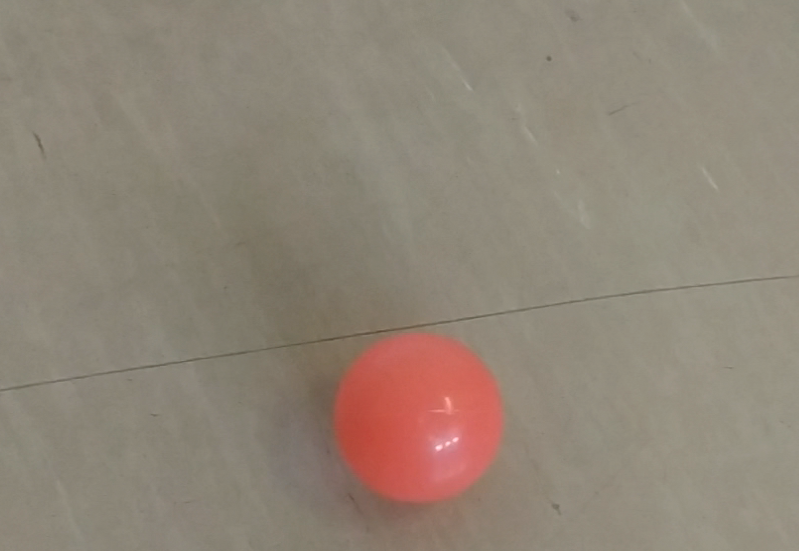
#> input picture WMA1/ball.png, 799 x 551 px
$ python WMA1.py
#> lines starting #> are read from the running program, lines starting #| are printed output that depends on the picture; after the words box and inside, x2 and y2 are one past the last pixel; in counts of white or black regions, pixels touching at a corner belong together
import cv2
import numpy as np

# Load the image
image_path = 'ball.png'
image = cv2.imread(image_path)
#> image is the input picture: shape (551, 799, 3); mean B, G, R 118.8, 132.8, 144.2

# Convert to HSV
hsv = cv2.cvtColor(image, cv2.COLOR_BGR2HSV)
#> hsv: shape (551, 799, 3); mean H, S, V 20.4, 43.1, 144.2

# Ball colors range definition
lower_mask1 = np.array([0, 100, 10])
upper_mask1 = np.array([10, 255, 255])

lower_mask2 = np.array([160,100,20])
upper_mask2 = np.array([180,255,255])

# Threshold the HSV image to get only ball colors
mask1 = cv2.inRange(hsv, lower_mask1, upper_mask1)
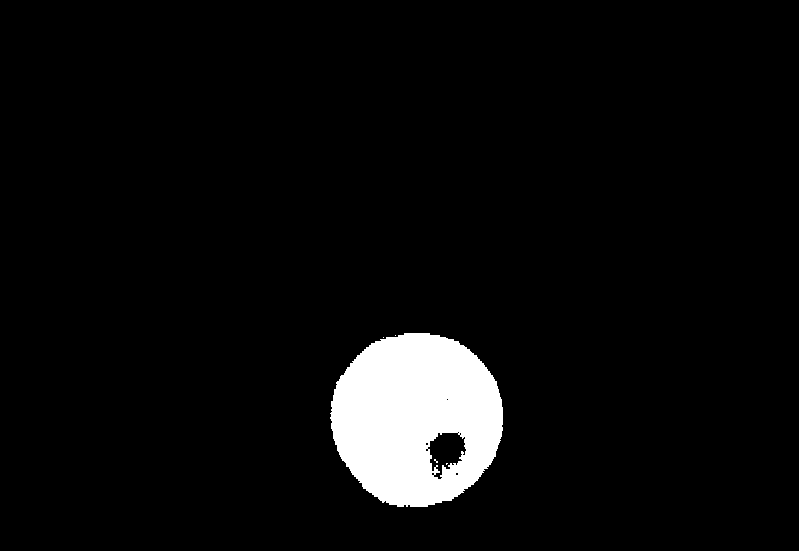
#> mask1: shape (551, 799); 5.1% white; 5 white regions (4 under 20 px), largest, box (x1, y1, x2, y2) and area: (330, 333, 503, 507) 22493
mask2 = cv2.inRange(hsv, lower_mask2, upper_mask2)
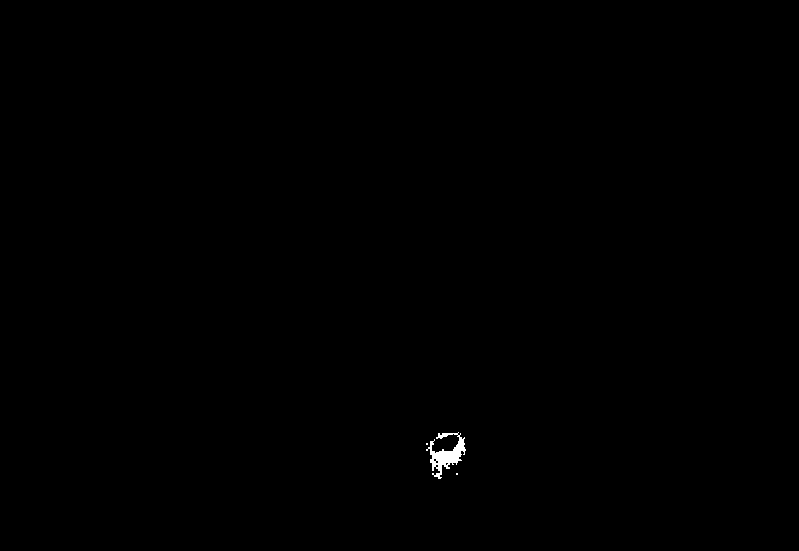
#> mask2: shape (551, 799); 0.16% white; 3 white regions (2 under 20 px), largest, box (x1, y1, x2, y2) and area: (426, 432, 466, 479) 710

# Combine the 2 masks
mask_combined = cv2.bitwise_or(mask1, mask2)
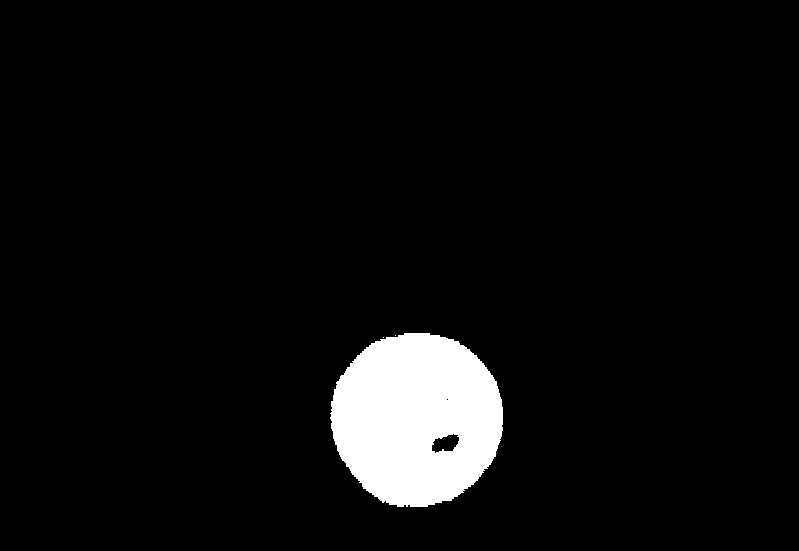
#> mask_combined: shape (551, 799); 5.3% white; 3 white regions (2 under 20 px), largest, box (x1, y1, x2, y2) and area: (330, 333, 503, 507) 23222

# Perform morphological operations to remove small noise
kernel = np.ones((5, 5), np.uint8)
mask_combined1 = cv2.morphologyEx(mask_combined, cv2.MORPH_OPEN, kernel)
#> mask_combined1: shape (551, 799); 5.3% white; 1 white region, box (x1, y1, x2, y2) and area: (331, 333, 503, 507) 23184
mask_combined1 = cv2.morphologyEx(mask_combined, cv2.MORPH_CLOSE, kernel)
#> mask_combined1: shape (551, 799); 5.3% white; 1 white region

# Find contours and the center of the ball
contours, _ = cv2.findContours(mask_combined, cv2.RETR_TREE, cv2.CHAIN_APPROX_SIMPLE)
#> contours = 5 contours, 3 with area under 20; largest, box (x1, y1, x2, y2) and area: (330, 333, 503, 507) 23270, (431, 433, 460, 454) 373
if contours:
    c = max(contours, key=cv2.contourArea)
#> c = contour of 342 points, box (x1, y1, x2, y2) (330, 333, 503, 507), area 23270
    ((x, y), radius) = cv2.minEnclosingCircle(c)
#> x = 416.3; y = 419.7; radius = 89.11
    center = (int(x), int(y))
#> center = (416, 419)
    if radius > 0:
        cv2.circle(image, center, int(radius), (0, 255, 255), 2)
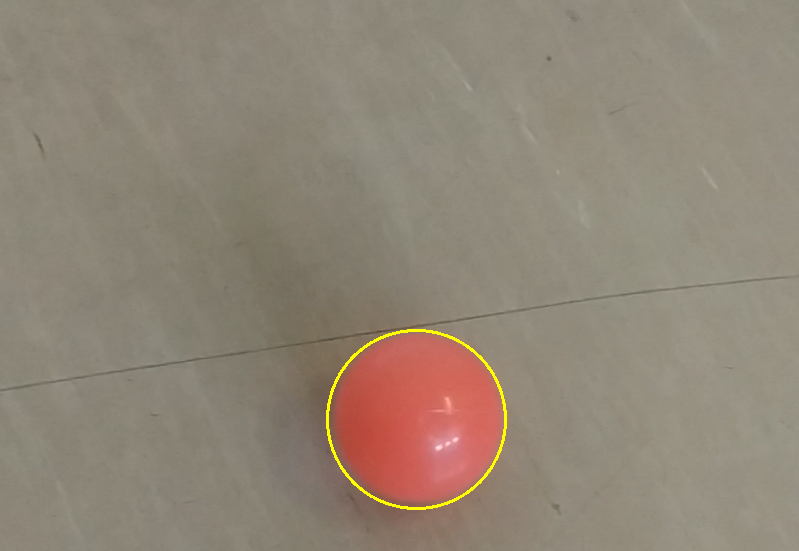
#> image: shape (551, 799, 3); 0.39% of pixels changed, all inside (x1, y1, x2, y2) = (326, 329, 507, 510)
        cv2.circle(image, center, 5, (0, 0, 255), -1)
#> image: shape (551, 799, 3); 0.02% of pixels changed, all inside (x1, y1, x2, y2) = (411, 414, 422, 425)

# Display the result image

cv2.imshow('Mask', mask_combined)
cv2.imshow('Processed Image', image)
cv2.waitKey(0)  # Wait for a key press to close the image window
cv2.destroyAllWindows()  # Ensure all windows will be closed
